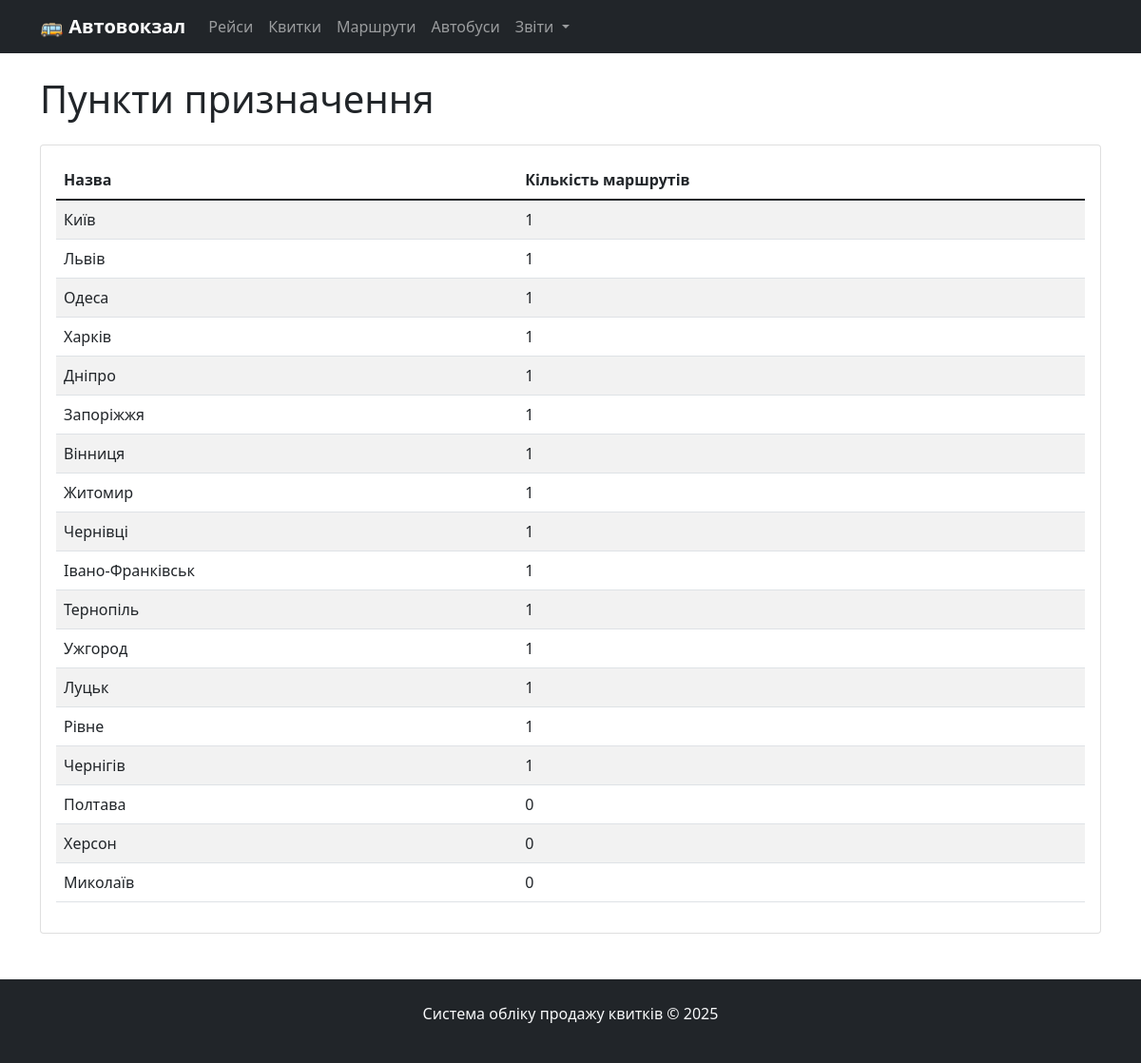
/destinations/, run on the app's committed database.
### bus_station/models.py (models this page shows, shortened)
class Destination(models.Model):
    name = models.CharField(max_length=100, verbose_name="Назва пункту прибуття")
    class Meta:
        verbose_name = "Пункт прибуття"
        verbose_name_plural = "Пункти прибуття"

### bus_station/views.py (the view)
# urls.py: path('destinations/', views.DestinationListView.as_view(), name='destination_list'),
class DestinationListView(ListView):
    model = Destination
    template_name = 'bus_station/buses/destination_list.html'
    context_object_name = 'destinations'

### bus_station/context_processors.py (called while the page is built)
def station_stats(request):
    today = timezone.now().date()
    return {
        'today_trips_count': Trip.objects.filter(date=today).count(),
        'today_tickets_count': Ticket.objects.filter(trip__date=today, status='sold').count(),
    }

### bus_station/templates/bus_station/buses/destination_list.html (shortened to what this page needs)
{% extends 'bus_station/base.html' %}
{% block content %}
<h1 class="mb-4">Пункти призначення</h1>
<div class="card">
    <div class="card-body">
        <div class="table-responsive">
            <table class="table table-striped">
                <thead>
                    <tr>
                        <th>Назва</th>
                        <th>Кількість маршрутів</th>
                    </tr>
                </thead>
                <tbody>
                    {% for destination in destinations %}
                    <tr>
                        <td>{{ destination.name }}</td>
                        <td>{{ destination.route_set.count }}</td>
                    </tr>
                    {% empty %}
                    <tr>
                        <td colspan="2" class="text-center">Пунктів призначення не знайдено</td>
                    </tr>
                    {% endfor %}
                </tbody>
            </table>
        </div>
    </div>
</div>
{% endblock %}

### data on the page
Destination: name "Київ", route_set.count "1"
Destination: name "Львів", route_set.count "1"
Destination: name "Одеса", route_set.count "1"
Destination: name "Харків", route_set.count "1"
Destination: name "Дніпро", route_set.count "1"
Destination: name "Запоріжжя", route_set.count "1"
Destination: name "Вінниця", route_set.count "1"
Destination: name "Житомир", route_set.count "1"
Destination: name "Чернівці", route_set.count "1"
Destination: name "Івано-Франківськ", route_set.count "1"
Destination: name "Тернопіль", route_set.count "1"
Destination: name "Ужгород", route_set.count "1"
Destination: name "Луцьк", route_set.count "1"
Destination: name "Рівне", route_set.count "1"
Destination: name "Чернігів", route_set.count "1"
Destination: name "Полтава", route_set.count "0"
Destination: name "Херсон", route_set.count "0"
Destination: name "Миколаїв", route_set.count "0"
